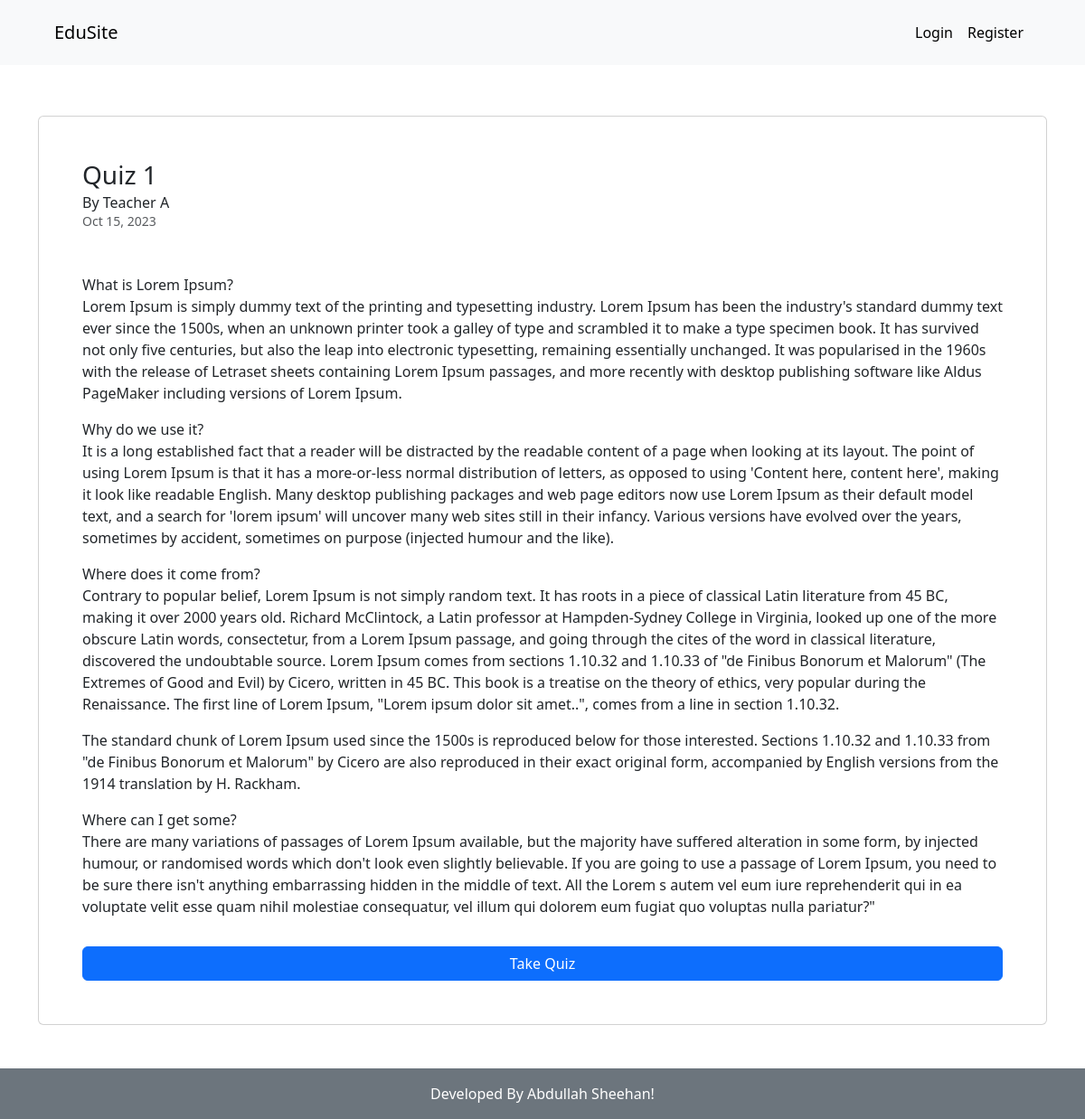
/quizes/1/, run on the app's committed database.
### AppQuiz/models.py (models this page shows, shortened)
class Quiz(models.Model):
    title = models.CharField(max_length=200)
    teacher = models.ForeignKey(settings.AUTH_USER_MODEL, on_delete=models.CASCADE, related_name='teacherquiz')
    description = models.TextField()
    duration = models.IntegerField()
    date_created = models.DateTimeField(auto_now_add=True)

### AppLogin/models.py (models this page shows, shortened)
class User(AbstractBaseUser, PermissionsMixin):                         # Basic User Structure
    first_name = models.CharField(verbose_name=("First Name"), max_length=150, blank=True)
    last_name = models.CharField(verbose_name=("Last Name"), max_length=150, blank=True)
    email = models.EmailField(unique=True, null=False)
    is_staff = models.BooleanField(
        gettext_lazy('staff status'),
        default=False,
        help_text = gettext_lazy('Designates whether the user can log in this site')
    )
    is_active = models.BooleanField(
        gettext_lazy('active'),
        default=True,
        help_text=gettext_lazy('Designates whether this user should be treated as active. Unselect this instead of deleting accounts')
    )
    is_teacher = models.BooleanField(
        gettext_lazy('Teacher Status'),
        default=False,
        help_text="Designates whether this user is a teacher"
    )
    is_student = models.BooleanField(
        gettext_lazy('Student Status'),
        default=False,
        help_text="Designates whether this user is a student"
    )
    USERNAME_FIELD = 'email'
    objects = MyUserManager()

### AppQuiz/views.py (the view)
# urls.py: path('<pk>/', views.quiz_details, name='quizdetails'),
def quiz_details(req, pk):
    quiz = Quiz.objects.get(pk=pk)
    return render(req, 'AppQuiz/quizdetails.html', context={'quiz':quiz})

### templates/AppQuiz/quizdetails.html (shortened to what this page needs)
{% extends "base.html" %}
{% block body %}
<div class="card p-5 w-100 d-flex align-items-start">
    <h3 class="card-title">{{quiz.title}}</h3>
    <h6 class="card-subtitle">By {{quiz.teacher.first_name}} {{quiz.teacher.last_name}}</h6>
    <small class="text-muted mb-4">{{quiz.date_created|date:'M d, Y'}}</small>
    <p class="mb-4">{{quiz.description|linebreaks}}</p>
    <a href="{% url 'AppQuiz:inquiz' pk=quiz.pk %}" class="btn btn-primary w-100 text-center">Take Quiz</a>
  </div>
{% endblock body %}

### data on the page
Quiz: title "Quiz 1", teacher.first_name "Teacher", teacher.last_name "A", date_created "Oct 15, 2023", description "What is Lorem Ipsum? Lorem Ipsum is simply dummy text of the printing and typesetting industry. Lorem Ipsum has been the industry's standard dummy text ever since the 1500s, when an unknown printer took a galley of type and scrambled it to make a type specimen book. It has survived not only five centuries, but also the leap into electronic typesetting, remaining essentially unchanged. It was popularised in the 1960s with the release of Letraset sheets containing Lorem Ipsum passages, and more recently with desktop publishing software like Aldus PageMaker including versions of Lorem Ipsum. Why do we use it? It is a long established fact that a reader will be distracted by the readable…"
